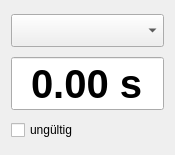
<?xml version="1.0" encoding="UTF-8"?>
<ui version="4.0">
 <class>Data</class>
 <widget class="QWidget" name="Data">
  <property name="geometry">
   <rect>
    <x>0</x>
    <y>0</y>
    <width>170</width>
    <height>155</height>
   </rect>
  </property>
  <layout class="QVBoxLayout" name="verticalLayout">
   <item>
    <widget class="QComboBox" name="name">
     <property name="font">
      <font>
       <pointsize>16</pointsize>
      </font>
     </property>
    </widget>
   </item>
   <item>
    <widget class="QDoubleSpinBox" name="time">
     <property name="enabled">
      <bool>true</bool>
     </property>
     <property name="font">
      <font>
       <pointsize>30</pointsize>
       <weight>75</weight>
       <bold>true</bold>
      </font>
     </property>
     <property name="alignment">
      <set>Qt::AlignCenter</set>
     </property>
     <property name="readOnly">
      <bool>true</bool>
     </property>
     <property name="buttonSymbols">
      <enum>QAbstractSpinBox::NoButtons</enum>
     </property>
     <property name="suffix">
      <string> s</string>
     </property>
    </widget>
   </item>
   <item>
    <widget class="QCheckBox" name="invalid">
     <property name="layoutDirection">
      <enum>Qt::LeftToRight</enum>
     </property>
     <property name="text">
      <string>ungültig</string>
     </property>
    </widget>
   </item>
  </layout>
 </widget>
 <resources/>
 <connections/>
</ui>
